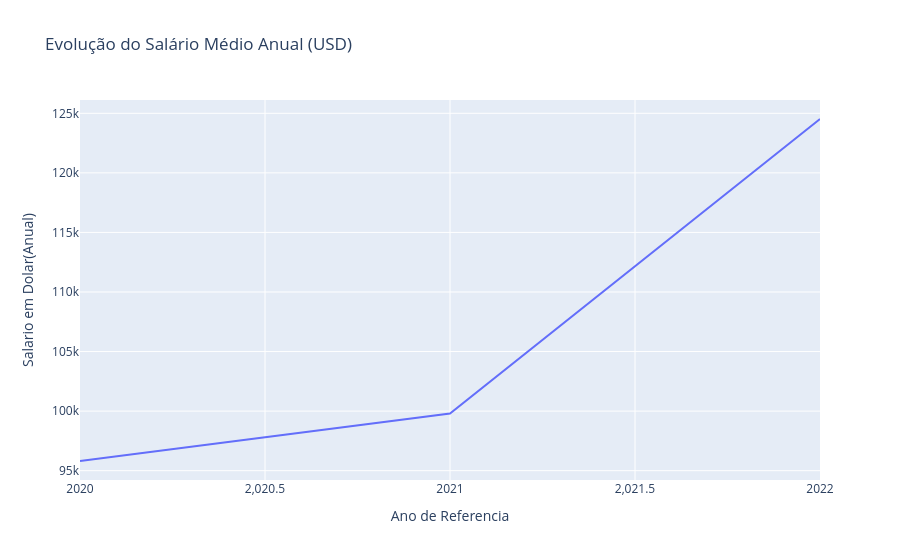

The code cell stored with this chart in its notebook:
### Code cell
media_por_ano = df.groupby('Ano de Referencia')['Salario em Dolar(Anual)'].mean().reset_index()
fig_salario_ano = px.line(media_por_ano, x='Ano de Referencia', y='Salario em Dolar(Anual)', title='Evolução do Salário Médio Anual (USD)')
fig_salario_ano.show()

### Figure 1 — Plotly figure (JSON) as saved in the notebook; plotly's stock layout.template omitted (floating-point values rounded to 4 significant figures)
{"data": [{"hovertemplate": "Ano de Referencia=%{x}<br>Salario em Dolar(Anual)=%{y}<extra></extra>", "legendgroup": "", "line": {"color": "#636efa", "dash": "solid"}, "marker": {"symbol": "circle"}, "mode": "lines", "name": "", "orientation": "v", "showlegend": false, "type": "scatter", "x": [2020, 2021, 2022], "xaxis": "x", "y": [95810.0, 99810.0, 124500.0], "yaxis": "y"}], "layout": {"legend": {"tracegroupgap": 0}, "title": {"text": "Evolução do Salário Médio Anual (USD)"}, "xaxis": {"anchor": "y", "domain": [0, 1], "title": {"text": "Ano de Referencia"}}, "yaxis": {"anchor": "x", "domain": [0, 1], "title": {"text": "Salario em Dolar(Anual)"}}}}
